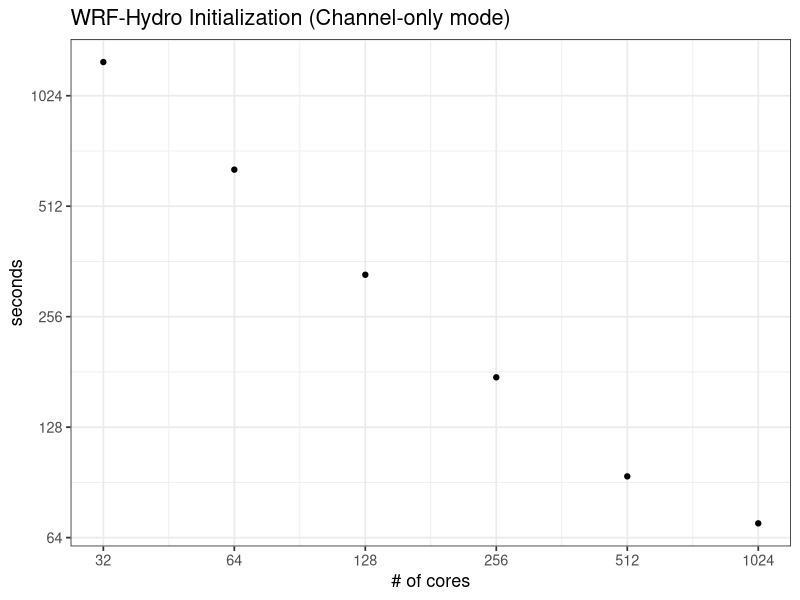
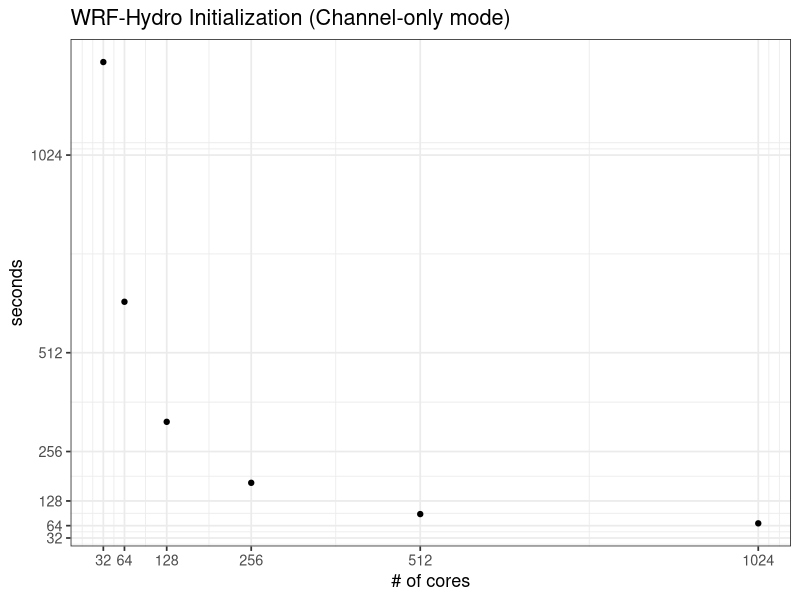
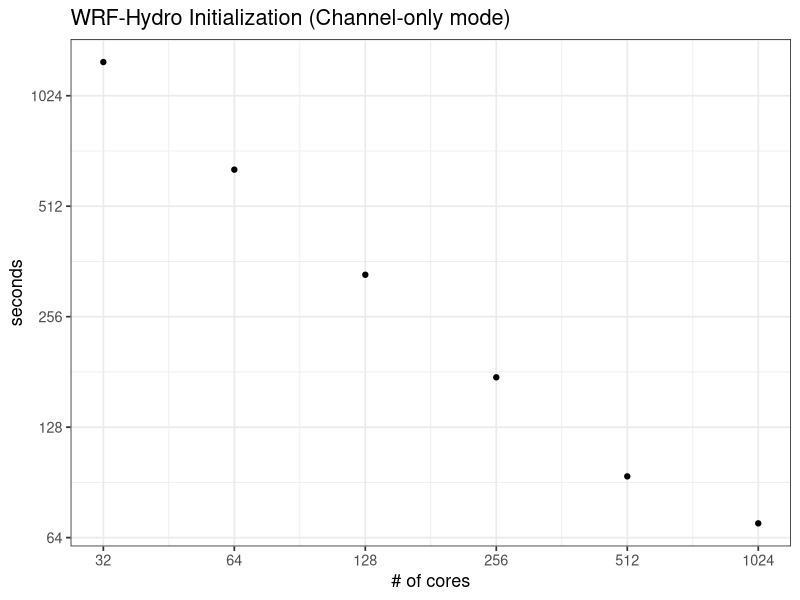
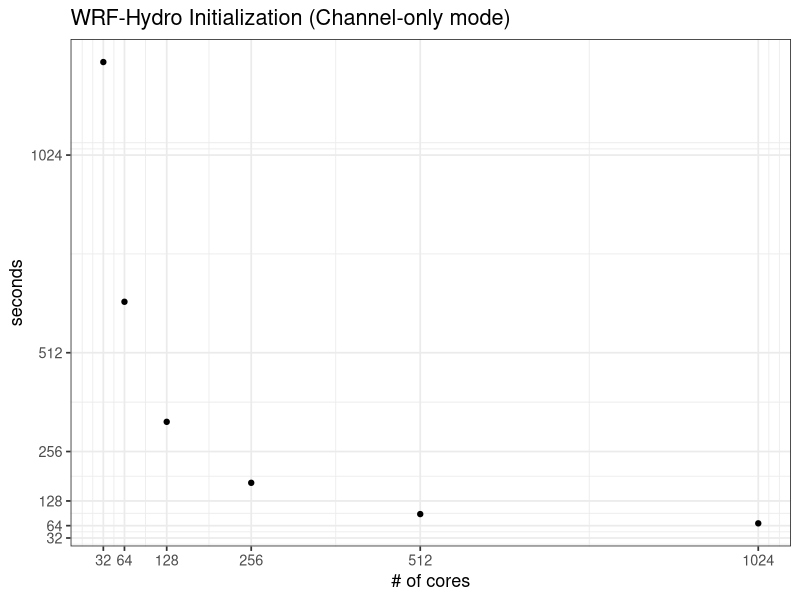

Write R code to recreate these figures, in order.
timing <-                                                                                                                                    
  data.frame(nCores= c(  16,   32,  64, 128, 256, 512, 1024),                                                                                        
             seconds=c(2490, 1265, 644, 333, 175,  94,   70) )[-1,]                                                                                       
                                                                                                                                             
library(ggplot2)

options(warn=1)

baseSize=13

ggplot(timing) +
    geom_point(aes(x=nCores, y=seconds)) +
    scale_x_continuous(trans='log2', breaks=timing$nCores, name='# of cores') +
    scale_y_continuous(trans='log2', breaks=c(timing$nCores)) +
    theme_bw(base_size=baseSize) +
    ggtitle('WRF-Hydro Initialization (Channel-only mode)')
ggsave('~/WRF_Hydro/wrf-hydro-paw2017/figures/init_timing_log.png')

ggplot(timing) +
   geom_point(aes(x=nCores, y=seconds)) +
    scale_x_continuous(breaks=timing$nCores, name='# of cores') +
    scale_y_continuous(breaks=c(timing$nCores)) +
    theme_bw(base_size=baseSize) +
    ggtitle('WRF-Hydro Initialization (Channel-only mode)')
ggsave('~/WRF_Hydro/wrf-hydro-paw2017/figures/init_timing_linear.png')
